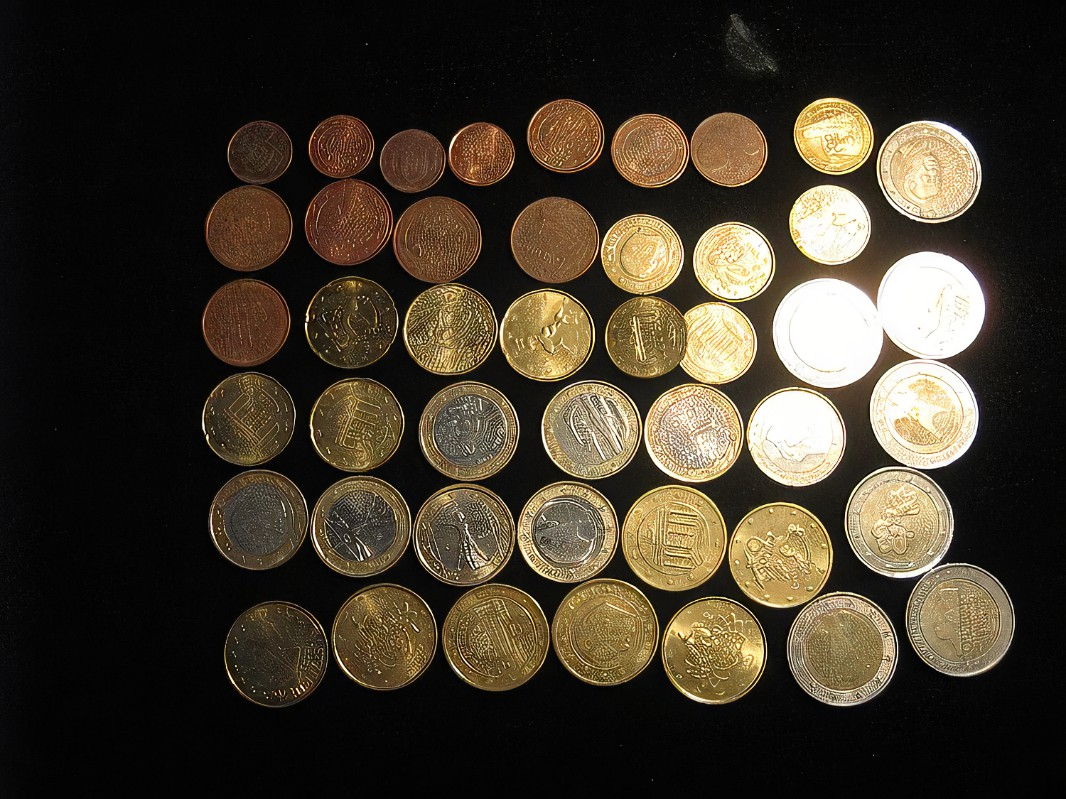
//> input picture RM/RM_mission/视觉练习题/视觉练习题/question1.jpg, 1066 x 799 px
$ ./opencv1   (built with g++ and OpenCV 4)
//> lines starting //> are read from the running program, lines starting //| are printed output that depends on the picture; after the words box and inside, x2 and y2 are one past the last pixel; in counts of white or black regions, pixels touching at a corner belong together
#include <opencv2/opencv.hpp>
#include <iostream>
#include <string>

void find_contours_and_centers(const std::string& image_path, const std::string& output_folder) {
//> called with image_path = "question1.jpg", output_folder = "coins"
    cv::Mat image = cv::imread(image_path);
//> image is the input picture: 799 rows x 1066 cols, CV_8UC3; mean B, G, R 42.5, 56.3, 64.8
    if (image.empty()) {
        std::cerr << "Could not open or find the image" << std::endl;
        return;
    }

    cv::Mat gray, blurred, edges;
    cv::cvtColor(image, gray, cv::COLOR_BGR2GRAY);
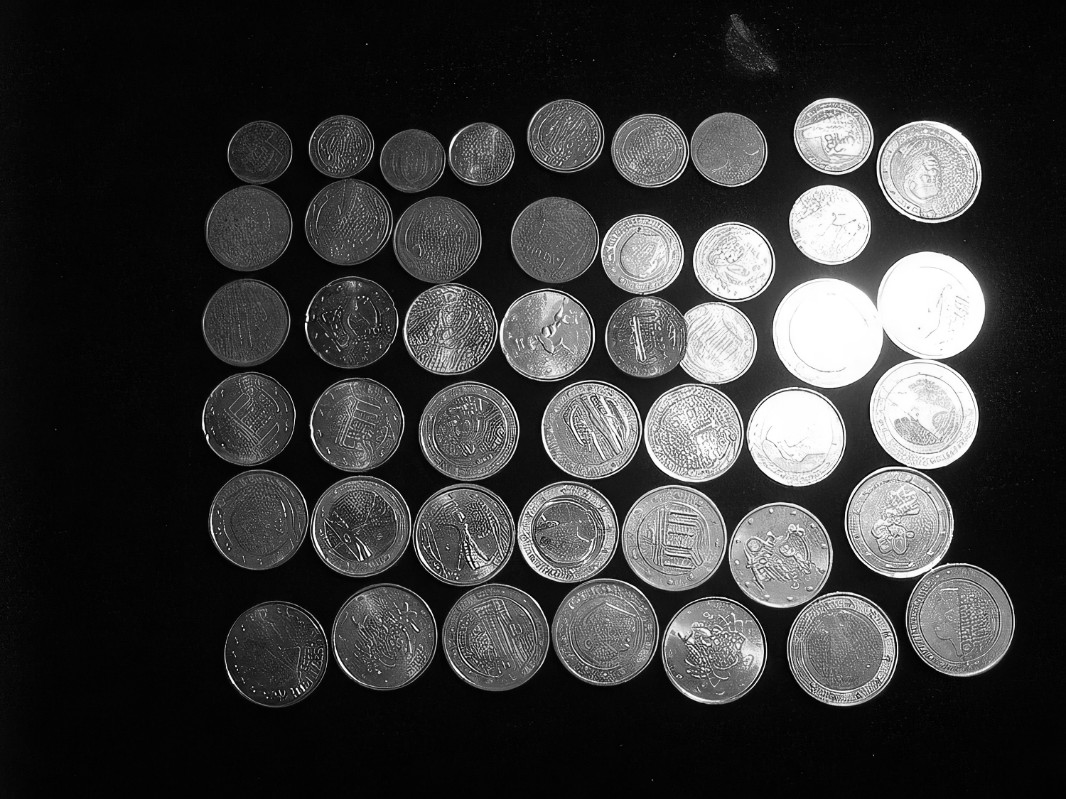
//> gray: 799 rows x 1066 cols, CV_8UC1; min 0, max 255, mean 57.2
    cv::GaussianBlur(gray, blurred, cv::Size(5, 5), 0);
    cv::Canny(blurred, edges, 50, 150);
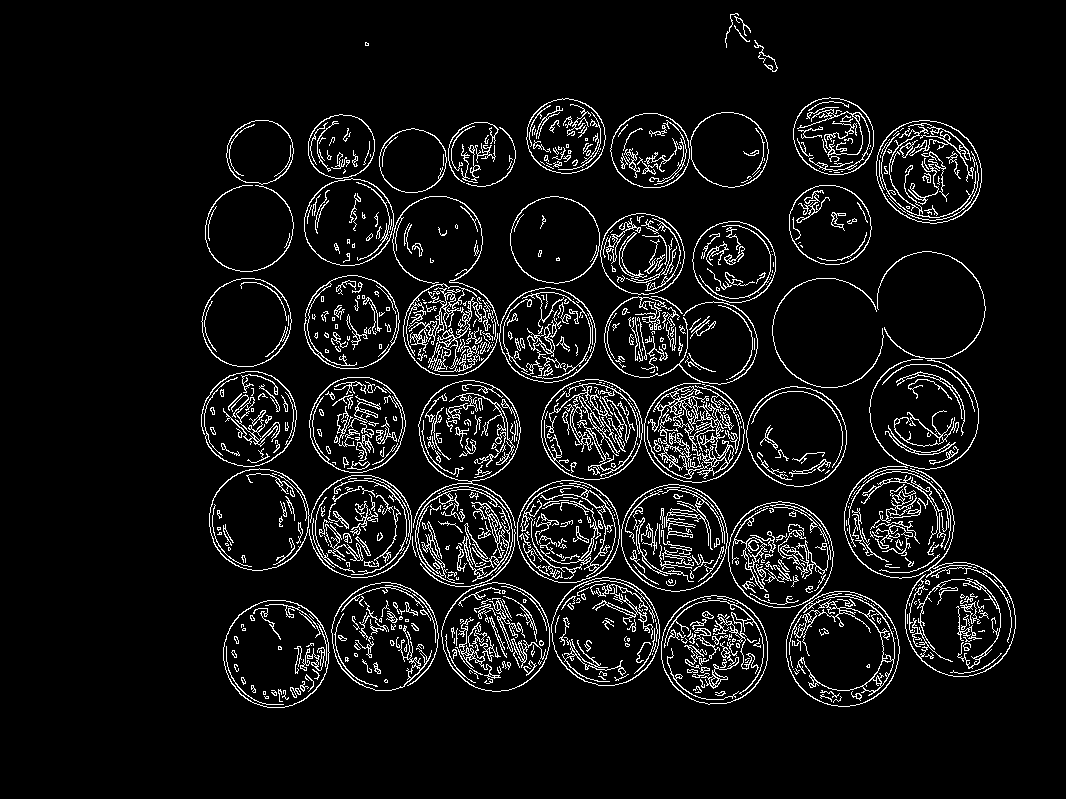
//> edges: 799 rows x 1066 cols, CV_8UC1; 7.3% white in thin lines or dots, all inside (x1, y1, x2, y2) = (201, 13, 1016, 708)

    std::vector<std::vector<cv::Point>> contours;
    cv::findContours(edges, contours, cv::RETR_EXTERNAL, cv::CHAIN_APPROX_SIMPLE);
//> contours = 319 contours, 215 with area under 20; largest, box (x1, y1, x2, y2) and area: (786, 591, 900, 707) 10217, (441, 582, 550, 692) 9156, (661, 595, 768, 705) 9132, (551, 577, 660, 686) 9130, (223, 600, 330, 708) 8954

    for (size_t i = 0; i < contours.size(); ++i) {
        double area = cv::contourArea(contours[i]);
        if (area > 100) {
            cv::Moments target = cv::moments(contours[i]);
            int x = static_cast<int>(target.m10 / target.m00);
            int y = static_cast<int>(target.m01 / target.m00);

            cv::drawContours(image, contours, static_cast<int>(i), cv::Scalar(0, 255, 0), 2);
            cv::circle(image, cv::Point(x, y), 7, cv::Scalar(255, 0, 0), -1);

            cv::imshow("img", image);
            cv::waitKey(0);
            cv::destroyAllWindows();

            cv::Point2f center;
            float radius;
            cv::minEnclosingCircle(contours[i], center, radius);
            cv::Rect bounding_rect(static_cast<int>(center.x - radius), static_cast<int>(center.y - radius), static_cast<int>(2 * radius), static_cast<int>(2 * radius));
//> (the run ends here: the program stops with an error, at `cv::Mat coin = image(bounding_rect);`)
